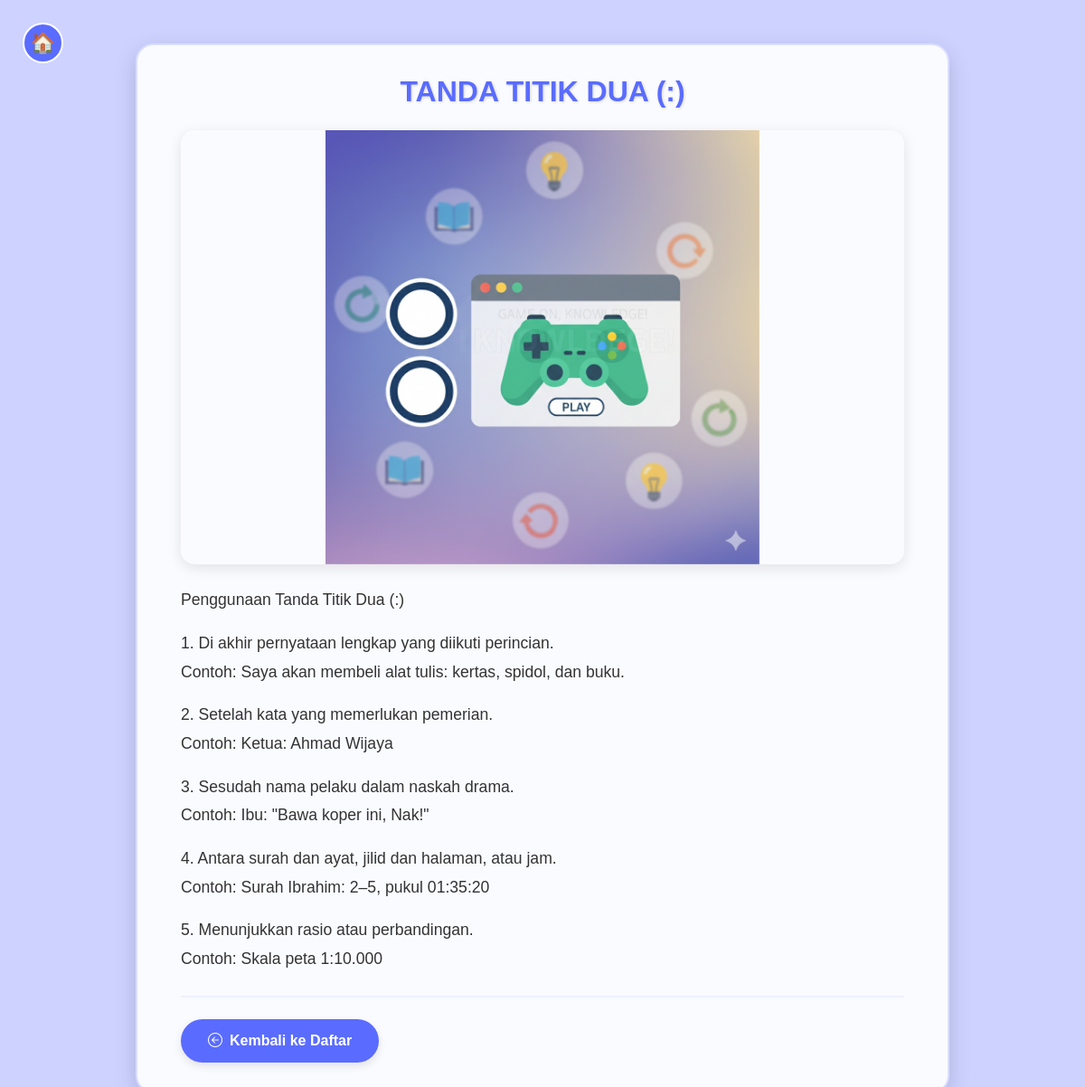
The app's page /materi/MateriDetail/4/ with its own data.
### materi/models.py (models this page shows, shortened)
class Materi(models.Model):
    judul = models.CharField(max_length=200)
    teks = models.TextField()
    gambar = models.ImageField(upload_to='materi_images/', blank=True, null=True)

### materi/views.py (the view)
# urls.py: path('MateriDetail/<int:id>/', views.MateriDetail, name='materi_detail'),
def MateriDetail(request, id):
    materi = get_object_or_404(Materi, id=id)
    return render(request, 'materi/MateriDetail.html', {'materi': materi})

### materi/templates/materi/MateriDetail.html (shortened to what this page needs)
{% load static %}
<!DOCTYPE html>
<html lang="id">
<head>
    <link href="https://cdn.jsdelivr.net/npm/bootstrap@5.3.3/dist/css/bootstrap.min.css" rel="stylesheet" />
    <link href="https://cdn.jsdelivr.net/npm/bootstrap-icons@1.11.3/font/bootstrap-icons.css" rel="stylesheet" />
</head>
<body>
    <a href="/blog/home" class="btn-home">🏠</a>
    <div class="container py-5">
        <div class="content-card">
            <h1 class="materi-title text-center mb-4">{{ materi.judul }}</h1>
            {% if materi.gambar %}
            <img src="{{ materi.gambar.url }}"
                 alt="{{ materi.judul }}"
                 class="materi-image">
            {% endif %}
            <div class="materi-content">
                {{ materi.teks|linebreaks }}
            </div>
            <hr class="my-4">
            <div class="d-flex justify-content-between align-items-center">
                <a href="{% url 'materi_menu' %}" class="navigation-button">
                    <i class="bi bi-arrow-left-circle"></i>Kembali ke Daftar
                </a>
            </div>
        </div>
    </div>
</body>
</html>

### records on screen
Materi: judul "TANDA TITIK DUA (:)", gambar (picture), teks "Penggunaan Tanda Titik Dua (:) 1. Di akhir pernyataan lengkap yang diikuti perincian. Contoh: Saya akan membeli alat tulis: kertas, spidol, dan buku. 2. Setelah kata yang memerlukan pemerian. Contoh: Ketua: Ahmad Wijaya 3. Sesudah nama pelaku dalam naskah drama. Contoh: Ibu: \"Bawa koper ini, Nak!\" 4. Antara surah dan ayat, jilid dan halaman, atau jam. Contoh: Surah Ibrahim: 2–5, pukul 01:35:20 5. Menunjukkan rasio atau perbandingan. Contoh: Skala peta 1:10.000"
